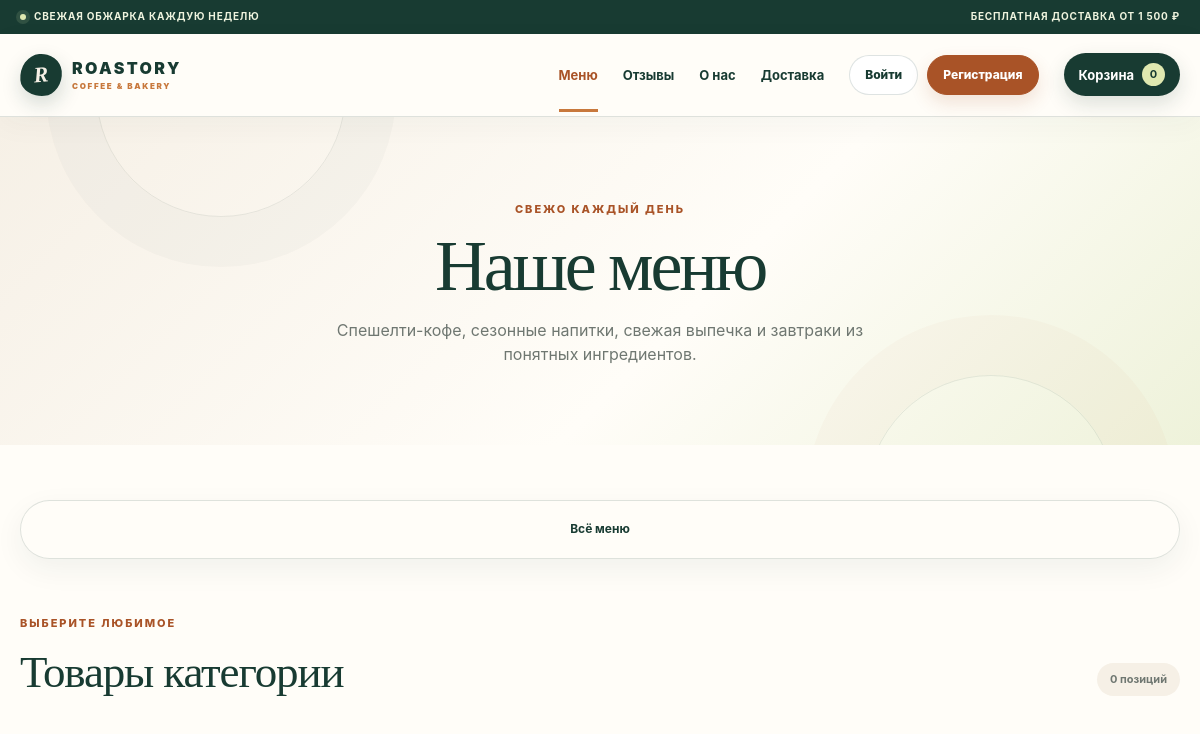
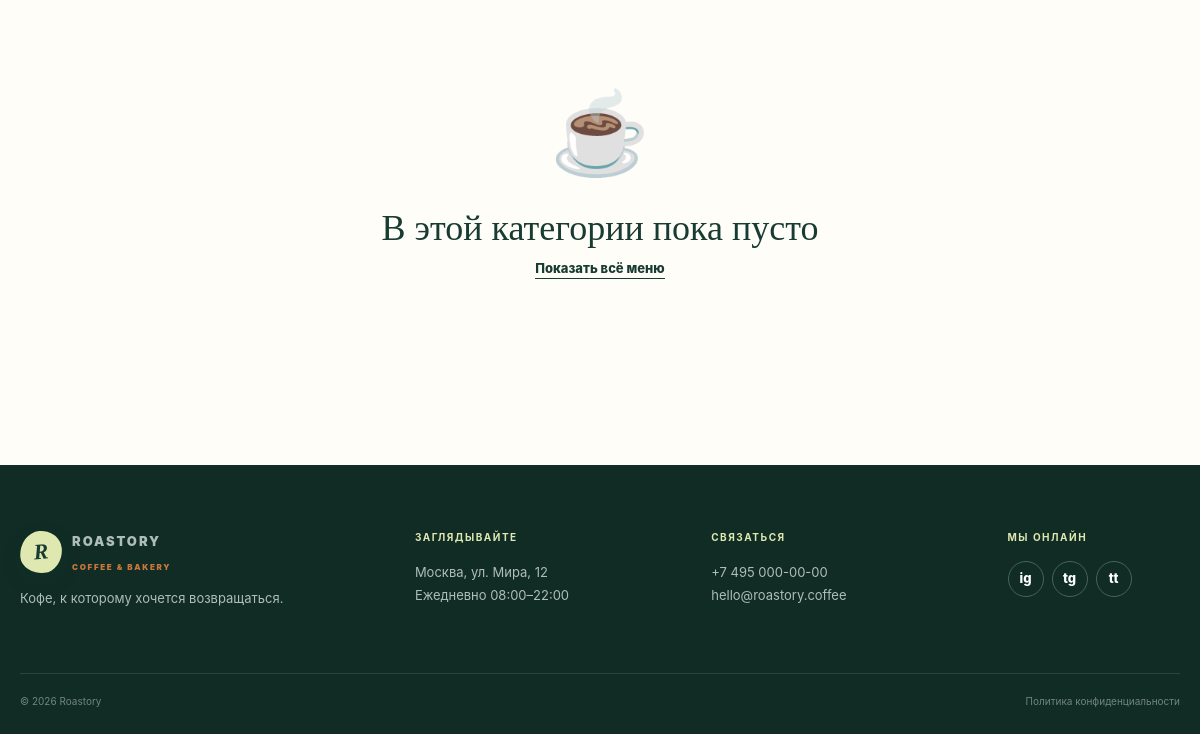
Page /menu/?category=coffee on the earlier database version (2 pictures, top to bottom).
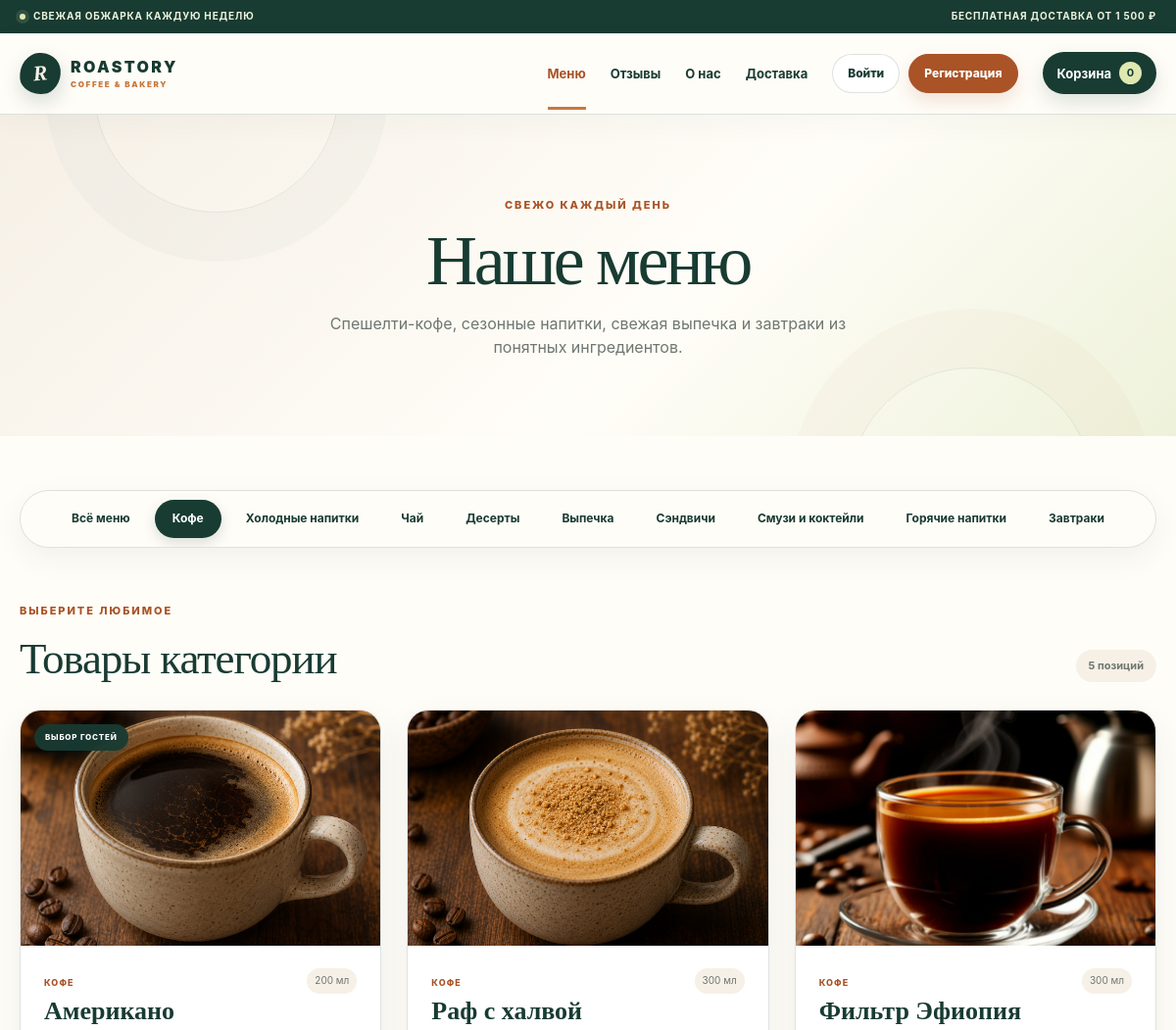
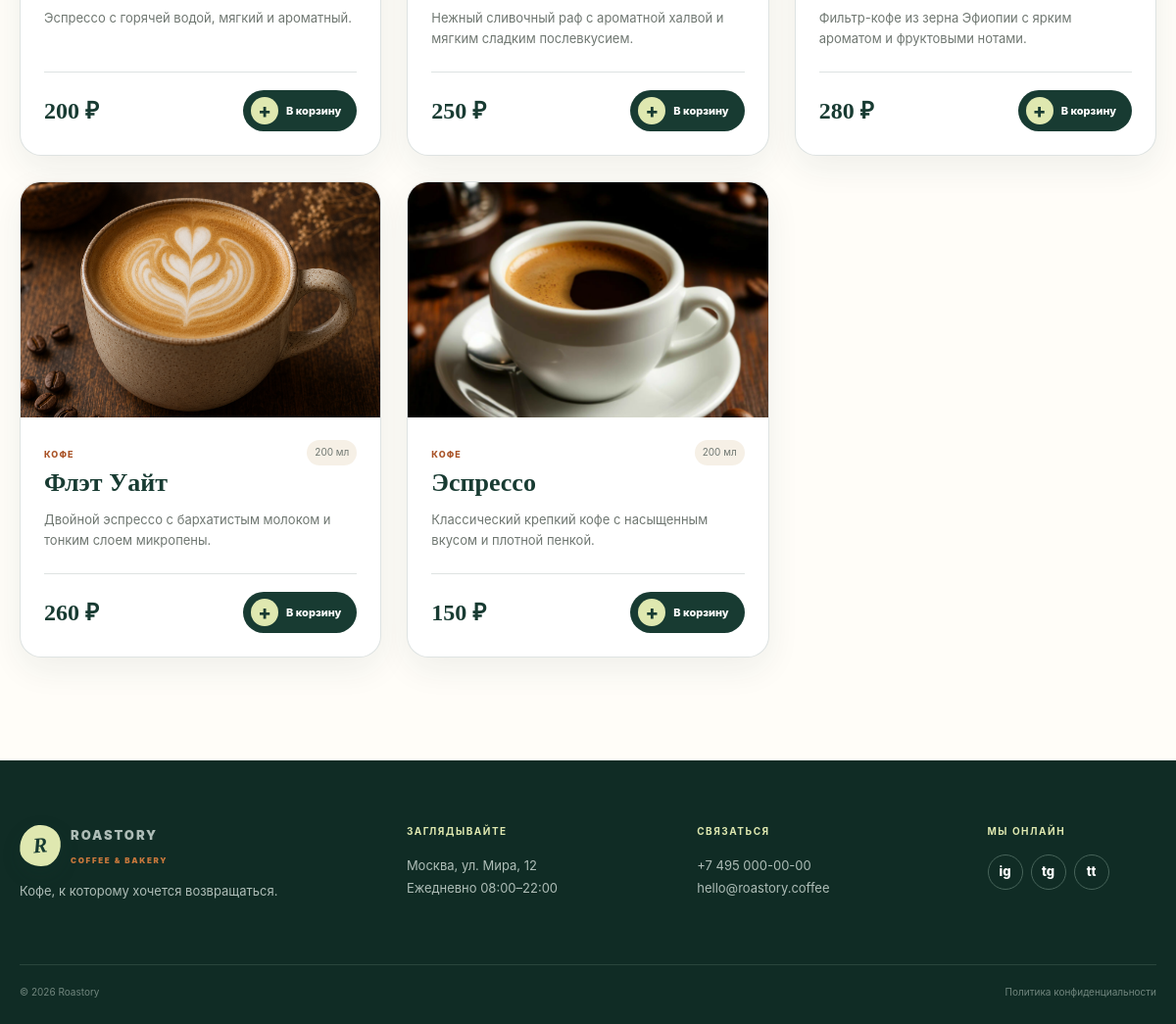
Same page on the later database version (2 pictures, top to bottom).
### cafe/models.py (models this page shows, shortened)
class Category(models.Model):
    name = models.CharField(
        "Название",
        max_length=80,
    )
    slug = models.SlugField(
        "Слаг",
        unique=True,
    )
    order = models.PositiveSmallIntegerField(
        "Порядок",
        default=0,
    )
    class Meta:
        ordering = (
            "order",
            "name",
        )
        verbose_name = "Категория"
        verbose_name_plural = "Категории"

class Product(models.Model):
    category = models.ForeignKey(
        Category,
        on_delete=models.PROTECT,
        related_name="products",
    )
    name = models.CharField(
        "Название",
        max_length=120,
    )
    slug = models.SlugField(
        "Слаг",
        unique=True,
    )
    description = models.TextField(
        "Описание",
        max_length=500,
    )
    price = models.DecimalField(
        "Цена",
        max_digits=8,
        decimal_places=2,
    )
    volume = models.CharField(
        "Объём / вес",
        max_length=30,
        blank=True,
    )
    image = models.ImageField(
        "Фотография",
        upload_to="products/",
        default="products/default.webp",
        blank=True,
        help_text=(
            "Лучше использовать квадратное фото "
            "размером от 900 × 900 px."
        ),
    )
    emoji = models.CharField(
        "Эмодзи",
        max_length=8,
        default="☕",
    )
    accent = models.CharField(
        "Цвет",
        max_length=20,
        default="#dca15d",
    )
    is_featured = models.BooleanField(
        "На главной",
        default=False,
    )
    is_available = models.BooleanField(
        "В наличии",
        default=True,
    )
    class Meta:
        ordering = (
            "name",
        )
        verbose_name = "Товар"
        verbose_name_plural = "Товары"

### cafe/views.py (the view)
def menu(request):
    categories = Category.objects.prefetch_related(
        "products"
    )
    active = request.GET.get("category", "")
    products = (
        Product.objects
        .filter(is_available=True)
        .select_related("category")
    )
    if active:
        products = products.filter(
            category__slug=active
        )
    context = {
        "categories": categories,
        "products": products,
        "active": active,
    }
    return render(
        request,
        "cafe/menu.html",
        context,
    )

### cafe/context_processors.py (called while the page is built)
def cart_summary(request):
    return {
        "cart_count": 0,
    }

### templates/cafe/menu.html (shortened to what this page needs)
{% extends "base.html" %}
{% block content %}
<section class="page-hero compact menu-hero">
    <div class="container">
        <span class="kicker">
            Свежо каждый день
        </span>
        <h1>
            Наше меню
        </h1>
        <p>
            Спешелти-кофе, сезонные напитки,
            свежая выпечка и завтраки
            из понятных ингредиентов.
        </p>
    </div>
</section>
<section class="section menu-section">
    <div class="container">
        <nav
            class="category-tabs"
            aria-label="Категории меню"
        >
            <a
                href="{% url 'menu' %}"
                class="{% if not active %}active{% endif %}"
            >
                Всё меню
            </a>
            {% for category in categories %}
                <a
                    href="?category={{ category.slug }}"
                    class="{% if active == category.slug %}active{% endif %}"
                >
                    {{ category.name }}
                </a>
            {% endfor %}
        </nav>
        <div class="menu-result-head">
            <div>
                <span class="kicker">
                    Выберите любимое
                </span>
                <h2>
                    {% if active %}
                        Товары категории
                    {% else %}
                        Всё, что мы готовим
                    {% endif %}
                </h2>
            </div>
            <span class="product-count">
                {{ products|length }} позиций
            </span>
        </div>
        <div class="product-grid">
            {% for product in products %}
                {% include "cafe/_product_card.html" %}
            {% empty %}
                <div class="empty-state">
                    <span>
                        ☕
                    </span>
                    <h2>
                        В этой категории пока пусто
                    </h2>
                    <a
                        class="text-link"
                        href="{% url 'menu' %}"
                    >
                        Показать всё меню
                    </a>
                </div>
            {% endfor %}
        </div>
    </div>
</section>
{% endblock %}

### templates/base.html (shortened to what this page needs)
{% load static %}
<!doctype html>
<html lang="ru">
  <head>
    <link rel="stylesheet" href="{% static 'css/style.css' %}?v=20260814" />
  </head>
  <body>
    <div class="announcement">
      <div class="container announcement-inner">
        <span>
          <i></i>
          Свежая обжарка каждую неделю
        </span>
        <span> Бесплатная доставка от 1 500 ₽ </span>
      </div>
    </div>
    <header class="site-header">
      <div class="container nav-wrap">
        <a
          class="brand"
          href="{% url 'home' %}"
          aria-label="Roastory — на главную"
        >
          <span class="brand-mark">R</span>
          <span>
            ROASTORY
            <small>coffee & bakery</small>
          </span>
        </a>
        <nav class="main-nav" aria-label="Основная навигация">
          <a
            class="nav-page-link{% if request.resolver_match.url_name == 'menu' %} active{% endif %}"
            href="{% url 'menu' %}"
          >
            Меню
          </a>
          <a
            class="nav-page-link{% if request.resolver_match.url_name == 'reviews' %} active{% endif %}"
            href="{% url 'reviews' %}"
          >
            Отзывы
          </a>
          <a class="nav-page-link" href="{% url 'home' %}#about"> О нас </a>
          <a class="nav-page-link" href="{% url 'home' %}#delivery">
            Доставка
          </a>
          <div class="nav-account">
            {% if user.is_authenticated %}
            <a
              class="nav-profile{% if request.resolver_match.url_name == 'profile' %} active{% endif %}"
              href="{% url 'profile' %}"
            >
              <span class="nav-profile-icon" aria-hidden="true">
                {{ user.first_name|default:user.username|first|upper }}
              </span>
              <span>
                <small>Личный кабинет</small>
                {{ user.first_name|default:user.username }}
              </span>
            </a>
            <form
              class="nav-logout-form"
              method="post"
              action="{% url 'logout' %}"
            >
              {% csrf_token %}
              <button class="nav-logout" type="submit">Выйти</button>
            </form>
            {% else %}
            <a
              class="nav-login{% if request.resolver_match.url_name == 'login' %} active{% endif %}"
              href="{% url 'login' %}"
            >
              Войти
            </a>
            <a
              class="nav-signup{% if request.resolver_match.url_name == 'signup' %} active{% endif %}"
              href="{% url 'signup' %}"
            >
              Регистрация
            </a>
            {% endif %}
          </div>
          <a class="cart-link" href="{% url 'cart' %}" aria-label="Корзина">
            <span>Корзина</span>
            <b>{{ cart_count }}</b>
          </a>
        </nav>
      </div>
    </header>
    <main>{% block content %} {% endblock %}</main>
    <footer class="site-footer">
      <div class="container footer-grid">
        <div>
          <a class="brand brand-light" href="{% url 'home' %}">
            <span class="brand-mark">R</span>
            <span>
              ROASTORY
              <small>coffee & bakery</small>
            </span>
          </a>
          <p>Кофе, к которому хочется возвращаться.</p>
        </div>
        <div>
          <h3>Заглядывайте</h3>
          <p>
            Москва, ул. Мира, 12
            <br />
            Ежедневно 08:00–22:00
          </p>
        </div>
        <div>
          <h3>Связаться</h3>
          <p>
            <a href="tel:+74950000000"> +7 495 000-00-00 </a>
            <br />
            <a href="mailto:hello@roastory.coffee"> hello@roastory.coffee </a>
          </p>
        </div>
        <div>
          <h3>Мы онлайн</h3>
          <div class="socials">
            <a href="#" aria-label="Instagram"> ig </a>
            <a href="#" aria-label="Telegram"> tg </a>
            <a href="#" aria-label="TikTok"> tt </a>
          </div>
        </div>
      </div>
      <div class="container footer-bottom">
        <span> © 2026 Roastory </span>
        <span> Политика конфиденциальности </span>
      </div>
    </footer>
  </body>
</html>

### templates/cafe/_product_card.html (shortened to what this page needs)
<article class="product-card">
    <div
        class="product-art"
        style="--accent: {{ product.accent }}"
    >
        {% if product.image %}
            <img
                class="product-photo"
                src="{{ product.image.url }}"
                alt="{{ product.name }}"
                width="900"
                height="900"
                loading="lazy"
            >
        {% endif %}
        {% if product.is_featured %}
            <span class="product-badge">
                Выбор гостей
            </span>
        {% endif %}
    </div>
    <div class="product-content">
        <div class="product-top">
            <div>
                <span class="eyebrow">
                    {{ product.category.name }}
                </span>
                <h3>
                    {{ product.name }}
                </h3>
            </div>
            {% if product.volume %}
                <span class="volume">
                    {{ product.volume }}
                </span>
            {% endif %}
        </div>
        <p>
            {{ product.description }}
        </p>
        <div class="product-bottom">
            <strong>
                {{ product.price|floatformat:0 }} ₽
            </strong>
            <form
                method="post"
                action="{% url 'cart_add' product.id %}"
            >
                <button
                    class="add-to-cart"
                    type="submit"
                    aria-label="Добавить {{ product.name }} в корзину"
                >
                    <span aria-hidden="true">
                        +
                    </span>
                    В корзину
                </button>
            </form>
        </div>
    </div>
</article>

Differences in the rows shown:
added Category: name "Кофе", slug "coffee" (drawn)
added Category: name "Холодные напитки"
added Category: name "Чай"
added Category: name "Десерты"
added Category: name "Выпечка"
added Category: name "Сэндвичи"
added Category: name "Смузи и коктейли"
added Category: name "Горячие напитки"
added Category: name "Завтраки"
added Product: image (picture), is_featured "ВЫБОР ГОСТЕЙ", category.name "КОФЕ", name "Американо", volume "200 мл", description "Эспрессо с горячей водой, мягкий и ароматный.", price "200"
added Product: image (picture), category.name "КОФЕ", name "Раф с халвой", volume "300 мл", description "Нежный сливочный раф с ароматной халвой и мягким сладким послевкусием.", price "250"
added Product: image (picture), category.name "КОФЕ", name "Фильтр Эфиопия", volume "300 мл", description "Фильтр-кофе из зерна Эфиопии с ярким ароматом и фруктовыми нотами.", price "280"
added Product: image (picture), category.name "КОФЕ", name "Флэт Уайт", volume "200 мл", description "Двойной эспрессо с бархатистым молоком и тонким слоем микропены.", price "260"
added Product: image (picture), category.name "КОФЕ", name "Эспрессо", volume "200 мл", description "Классический крепкий кофе с насыщенным вкусом и плотной пенкой.", price "150"
Other differences:
{{ products|length }}: "0" → "5"
text no longer shown: "☕ В этой категории пока пусто Показать всё меню"
